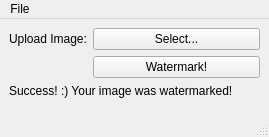
<?xml version="1.0" encoding="UTF-8"?>
<ui version="4.0">
 <class>MainWindow</class>
 <widget class="QMainWindow" name="MainWindow">
  <property name="geometry">
   <rect>
    <x>0</x>
    <y>0</y>
    <width>269</width>
    <height>137</height>
   </rect>
  </property>
  <property name="windowTitle">
   <string>MainWindow</string>
  </property>
  <widget class="QWidget" name="centralwidget">
   <layout class="QFormLayout" name="formLayout">
    <item row="0" column="0">
     <widget class="QLabel" name="label">
      <property name="text">
       <string>Upload Image:</string>
      </property>
     </widget>
    </item>
    <item row="0" column="1">
     <widget class="QPushButton" name="button">
      <property name="text">
       <string>Select...</string>
      </property>
     </widget>
    </item>
    <item row="1" column="1">
     <widget class="QPushButton" name="button_2">
      <property name="text">
       <string>Watermark!</string>
      </property>
     </widget>
    </item>
    <item row="2" column="0" colspan="2">
     <widget class="QLabel" name="label_2">
      <property name="text">
       <string>Success! :) Your image was watermarked!</string>
      </property>
     </widget>
    </item>
   </layout>
  </widget>
  <widget class="QMenuBar" name="menubar">
   <property name="geometry">
    <rect>
     <x>0</x>
     <y>0</y>
     <width>269</width>
     <height>21</height>
    </rect>
   </property>
   <widget class="QMenu" name="menuFile">
    <property name="title">
     <string>File</string>
    </property>
   </widget>
   <addaction name="menuFile"/>
  </widget>
  <widget class="QStatusBar" name="statusbar"/>
 </widget>
 <resources/>
 <connections/>
</ui>
